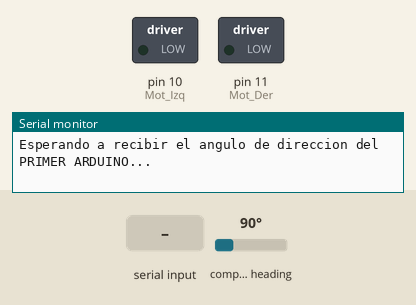
This sketch was run on a simulated Arduino Uno, built with avr-gcc and run on an emulated ATmega328P. On the bench: switched loads named in the sketch (green lamp = pin HIGH), the last lines printed to the serial monitor. The inputs (shaded band) are chosen by the test bench; at power-on: compass heading 90°.

Above: at 1.2 s.
1.3 s: "90,45\n" received over the second serial link
2.8 s: compass heading set to 269°
At 5.66 s:
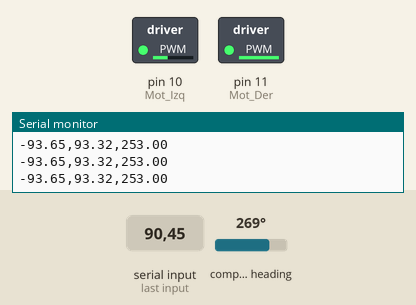
5.8 s: compass heading set to 7°
At 6.4 s:
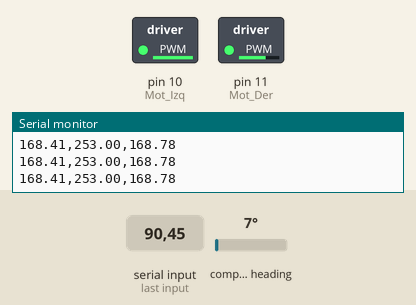
7.3 s: compass heading set to 90°
At 7.9 s:
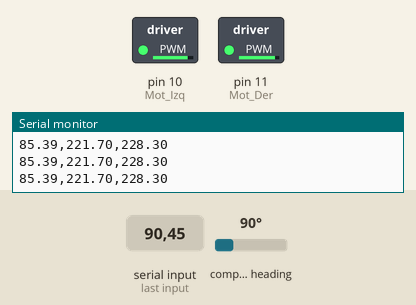
8.8 s: compass heading set to 180°
At 9.7 s:
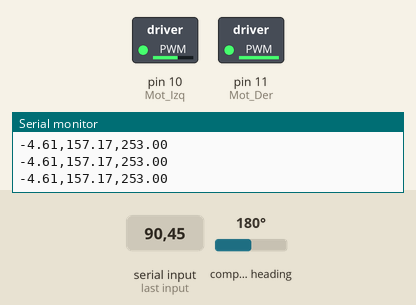
10.3 s: compass heading set to 352°
At 11.1 s:
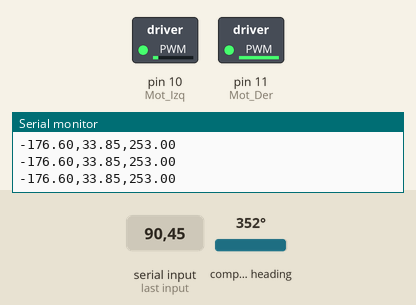
Timing chart, 0 to 12.8 s (numbered marks = the images above; inputs shaded):
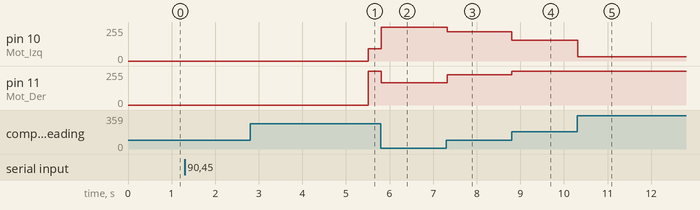

The sketch:

SegundoArduino_DZULUM_2_puntos.ino
```cpp
/* CLUB DE ROBÓTICA DE LA FACULTAD DE INGENIERÍA- Equipo: SPARTAN CROFI
                                                                          PROGRAMA DEL SEGUNDO ARDUINO DZULÚM (ROVY). CATEGORÍA: ROBO MAGELLAN
                                                                                    SECCIÓN DE POTENCIA
Valores de PWM para los motores:
Adelante: 197-253   Donde el 197 es el más lento y el 253 es el más rápido                              Desarrollado por: Ricárdez Ortigosa Adrián
Atrás:    1-185     Donde el 185 es el más lento y el 1 es el más rápido
Paro:     186-196   El promedio de PARO es 191

Materiales necesarios:
- 1 brújula GY-271
- 2 Arduinos UNO

Conexiones además de VCC y GND:
Segundo Arduino        Brújula
A4          -->          SDA
A5          -->          SCL
Segundo Arduino    Primer Arduino
pin 7          -->   pin 6
pin 6          -->   pin 7
Primer Arduino    Segundo Arduino
pin 8          -->  Reset
*/

// BIBLIOTECAS
#include <Wire.h>
#include <SoftwareSerial.h>       // Biblioteca necesaria para multiplexear los puertos seriales del Arduino
#include <Adafruit_Sensor.h>      // Biblioteca para la brújula
#include <Adafruit_HMC5883_U.h>   // Biblioteca para la brújula

// MULTIPLEXEO DE PUERTO SERIAL
SoftwareSerial Arduinos(6,7);     // Arduinos(Rx,Tx)

// VARIABLES GLOBALES
Adafruit_HMC5883_Unified mag = Adafruit_HMC5883_Unified(12345); // Asigna una ID única para este sensor al mismo tiempo
float headingz = 0;
float headingy = 45;
float headingx = 90;
float Gradosz;                   // Variable del ángulo actual del robot (la brújula)
float thetha_grados;             // Ángulo que va a recibir vía Serial del PRIMER ARDUINO
float PWM_XCTU_Izq=191, PWM_XCTU_Der=191;   // Variables para los motores de Rovy, empiezan en "PARO"
const int Mot_Izq = 10, Mot_Der = 11;     // Pines digitales del Arduino para los PWM de los Motores

// ============================================
// ============== VOID SETUP ==================
// ============================================
void setup(){
  // VELOCIDAD DE PUERTOS SERIALES
  Serial.begin(9600);   // Serial Monitor
  Arduinos.begin(9600); // Serial Arduinos
  if(!mag.begin())    // Inicializa el objeto mag de la brújula
  {
    while(1);
  }
  displaySensorDetails();
}

// ===========================================
// ============== VOID LOOP ==================
// ===========================================
void loop()
{
  Serial.println("Esperando a recibir el angulo de direccion del PRIMER ARDUINO...");

  while(Arduinos.available()==0){         // Espera la respuesta del dato que el primer Arduino va a dar por el puerto serial Arduinos(Rx,Tx)
  }
  thetha_grados= Arduinos.parseFloat();   // Lee únicamente los números flotantes que recibe del primer Arduino del Arduinos.print(theta_grados)
  // Conversión de ángulos de "0° a 360°" a "0 a 180° y -180° a 0°"
  if( thetha_grados > 180 )
    thetha_grados= thetha_grados-360;

  Serial.print("El angulo de direccion en grados es de:  ");
  Serial.print(thetha_grados);Serial.println("  grados");  // Del Ejemplo: 64.5379°
  //delay(3000);

  Serial.println("");
  Serial.println("A continuacion, viene la calibracion de la brujula, espere un momento porfavor...");
  Serial.println("");
  //delay(3000);

  for(int i=0;i<500;i++){    // Empezará de 0, y terminará en 500
    brujulazo();
    float alfa_grados= Gradosz*(-1)+180;  //

    // Conversión de ángulos de "0° a 360°" a "0 a 180° y -180° a 0°"
    if( alfa_grados > 180 )
      alfa_grados = alfa_grados-360;

    Serial.println(alfa_grados);
  }

  Serial.println("");
  Serial.println("Ha terminado la calibracion, gracias por la espera.");
  //delay(3000);
  Serial.println("Ahora comenzara el programa principal de correccion de MOTORES");
  //delay(3000);

  Serial.print("Angulo del robot,");
  Serial.print("PWM_XCTU_Izq,");
  Serial.print("PWM_XCTU_Der");
  //delay(3000);

  while(true){
    brujulazo();
    float alfa_grados= Gradosz*(-1)+180;  // CHECAR ESTO

    // Conversión de ángulos de "0° a 360°" a "0 a 180° y -180° a 0°"
    if( alfa_grados > 180 )
      alfa_grados = alfa_grados-360;

    PWM_XCTU_Izq= 225+(alfa_grados-thetha_grados)*0.717;    // 0.717 fue el factor más grande para que avance 253 PWM a 60° de diferencia entre ángulos
    PWM_XCTU_Der= 225+(thetha_grados-alfa_grados)*0.717;    // 0.717 fue el factor más grande para que avance 253 PWM a 60° de diferencia entre ángulos
    // Límites de avance, porque si no, comienza a hacer estupideces el robot XD
    if( PWM_XCTU_Izq >= 253 )
      PWM_XCTU_Izq = 253;
    if( PWM_XCTU_Der >= 253 )
      PWM_XCTU_Der = 253;

    // POTENCIA
    analogWrite(Mot_Izq,PWM_XCTU_Izq);
    analogWrite(Mot_Der,PWM_XCTU_Der);
    Serial.print(alfa_grados);Serial.print(",");
    Serial.print(PWM_XCTU_Izq);Serial.print(",");
    Serial.println(PWM_XCTU_Der);
  }
}

// FUNCIONES ------------------------------------------------------------------------------------------
void displaySensorDetails()
{
  sensor_t sensor;
  mag.getSensor(&sensor);
}

void brujulazo(){
  // COSAS PARA QUE FUNCIONE LA BRÚJULA XD
  sensors_event_t event;
  mag.getEvent(&event);

  headingz = atan2(event.magnetic.y, event.magnetic.x);

  float declinationAngle = 0.22;

  headingz += declinationAngle;

  //Para girar en el eje Z solo de 0-360°
  if(headingz < 0)
    headingz += 2*PI;

  if(headingz > 2*PI)
    headingz -= 2*PI;

  Gradosz = headingz * 180/M_PI-8;    // Corrección de 8 grados porque puse mal la brújula XD

  // FIN COSAS PARA QUE FUNCIONE LA BRÚJULA XD
}
```

Measured:
- after the input at 2.8 s, pin 10 (Mot_Izq): 0/255 → 93/255 after 2.7 s; pin 11 (Mot_Der): 0/255 → 253/255 after 2.7 s
- after the input at 5.8 s, pin 10 (Mot_Izq): 93/255 → 253/255 at once; pin 11 (Mot_Der): 253/255 → 168/255 at once
- after the input at 7.3 s, pin 10 (Mot_Izq): 253/255 → 221/255 at once; pin 11 (Mot_Der): 168/255 → 228/255 at once
- after the input at 8.8 s, pin 10 (Mot_Izq): 221/255 → 157/255 at once; pin 11 (Mot_Der): 228/255 → 253/255 at once
- after the input at 10.3 s, pin 10 (Mot_Izq): 157/255 → 33/255 at once
